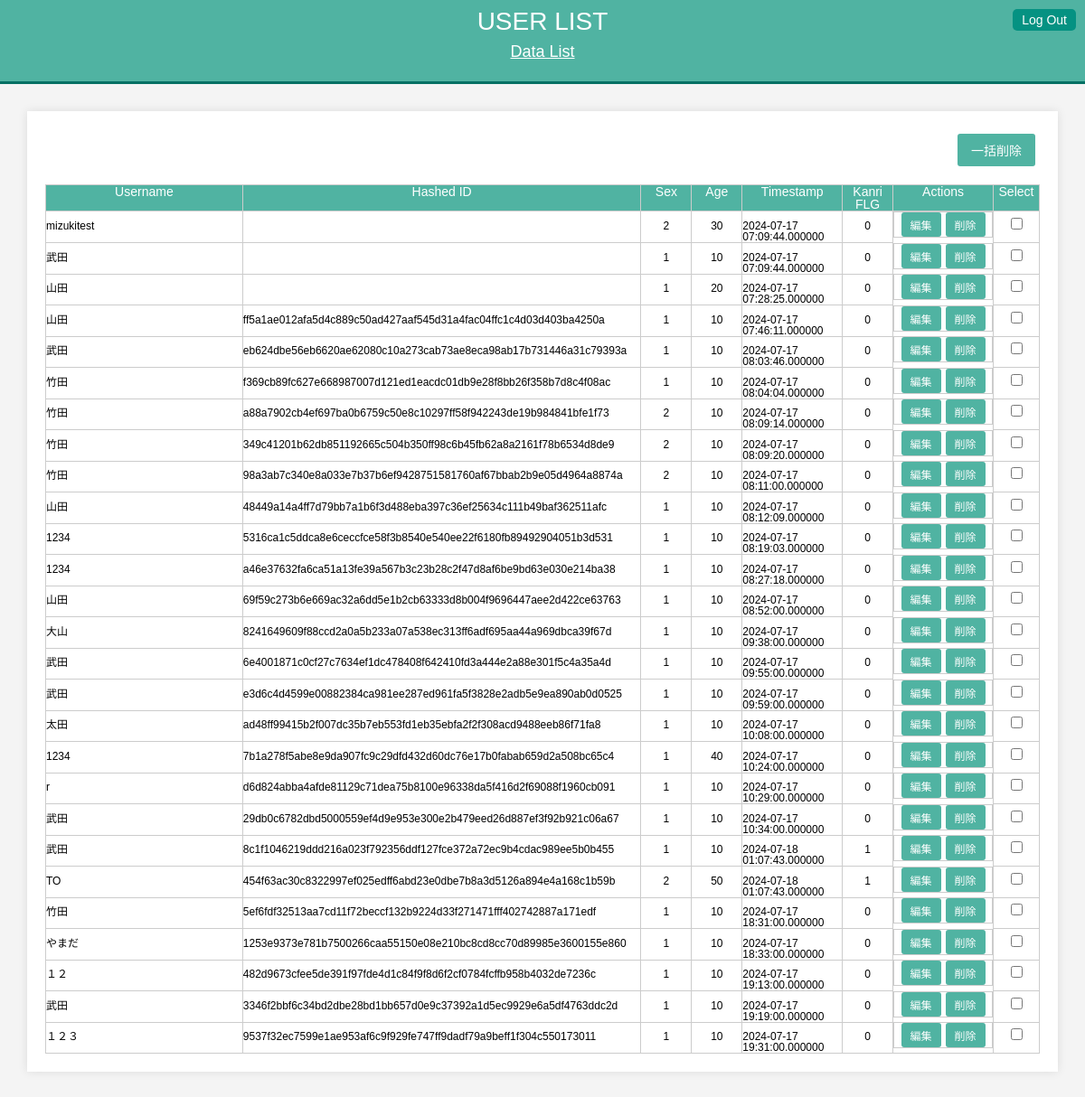
The page /admin_user.php on the database its author committed.
### tables this page shows
CREATE TABLE `users` (
  `id` int(11) NOT NULL,
  `username` varchar(100) NOT NULL,
  `hashed_id` varchar(64) NOT NULL,
  `password` varchar(255) NOT NULL,
  `sex` int(11) NOT NULL,
  `age` int(100) NOT NULL,
  `timestamp` timestamp(6) NOT NULL,
  `kanri_flg` int(6) NOT NULL
);

### admin_user.php (the view, shortened to what this page needs)
<?php
$servername = "sakura.ne.jp";
$username_db = "gs1";
$password_db = "--";
$dbname = "gs1_kadai_php01";
$conn = new mysqli($servername, $username_db, $password_db, $dbname);
$sql = "SELECT id, username, hashed_id, sex, age, timestamp, kanri_flg FROM users";
$result = $conn->query($sql);
?>
<!DOCTYPE html>
<html>
<head>
    <link rel="stylesheet" href="css/reset.css">
    <link rel="stylesheet" type="text/css" href="css/styles1.css">
</head>
<body>
    <header>
        <div class="container">
            <h1>User List</h1>
            <div class="subtitle">
                <a href="admin_user_data.php" class="admin-data-link">Data List</a>
            </div>
            <div class="link-container">
                <a href="logout.php" class="logout-button">Log Out</a>
            </div>
        </div>
    </header>
    <div class="container">
        <form method="post" action="">
            <div class="button-container">
                <button type="submit" name="delete_selected" class="delete-selected-button" onclick="return confirm('Are you sure you want to delete selected users?')">一括削除</button>
            </div>
            <table>
                <thead>
                    <tr>
                        <th>Username</th>
                        <th class="hashed-id-column">Hashed ID</th>
                        <th class="sex-column">Sex</th>
                        <th class="age-column">Age</th>
                        <th class="timestamp-column">Timestamp</th>
                        <th class="kanri-flg-column">Kanri FLG</th>
                        <th class="action-column">Actions</th>
                        <th class="select-column">Select</th>
                    </tr>
                </thead>
                <tbody>
                    <?php
                    if ($result->num_rows > 0) {
                        while ($row = $result->fetch_assoc()) {
                            echo "<tr>";
                            echo "<td class='username-column'>" . htmlspecialchars($row['username']) . "</td>";
                            echo "<td class='hashed-id-column'>" . htmlspecialchars($row['hashed_id']) . "</td>";
                            echo "<td class='sex-column'>" . htmlspecialchars($row['sex']) . "</td>";
                            echo "<td class='age-column'>" . htmlspecialchars($row['age']) . "</td>";
                            echo "<td class='timestamp-column'>" . htmlspecialchars($row['timestamp']) . "</td>";
                            echo "<td class='kanri-flg-column'>" . htmlspecialchars($row['kanri_flg']) . "</td>";
                            echo "<td class='button-group'>
                                    <button type='button' class='edit-button' data-id='" . $row['id'] . "' data-username='" . htmlspecialchars($row['username']) . "' data-hashed_id='" . htmlspecialchars($row['hashed_id']) . "' data-sex='" . htmlspecialchars($row['sex']) . "' data-age='" . htmlspecialchars($row['age']) . "' data-kanri_flg='" . htmlspecialchars($row['kanri_flg']) . "'>編集</button>
                                    <button type='submit' name='delete' value='" . $row['id'] . "' class='delete-button' onclick='return confirm(\"Are you sure?\")'>削除</button>
                                  </td>";
                            echo "<td class='select-column'><input type='checkbox' name='delete_ids[]' value='" . $row['id'] . "'></td>";
                            echo "</tr>";
                        }
                    } else {
                        echo "<tr><td colspan='8'>No users found</td></tr>";
                    }
                    ?>
                </tbody>
            </table>
        </form>
    </div>
</body>
</html>

### css/styles1.css (style rules this page uses)
body { font-family: Arial, sans-serif; background-color: #f4f4f4; margin: 0; padding: 0; }
.container { max-width: 1200px; margin: 0 auto; overflow: hidden; padding: 0 30px; }
header { background: #50b3a2; color: #ffffff; padding-top: 10px; padding-bottom: 10px; min-height: 70px; border-bottom: #067064 3px solid; position: relative; }
header h1 { text-align: center; text-transform: uppercase; margin: 20; font-size: 28px; }
header .subtitle { display: flex; justify-content: center; margin-top: 10px; }
.admin-data-link { font-size: 18px; text-decoration: underline; color: #ffffff; background: none; padding: 0; border: none; border-radius: 0; }
.link-container { position: absolute; top: 10px; right: 10px; }
.logout-button { background-color: #059282; color: #ffffff; padding: 5px 10px; text-decoration: none; border-radius: 5px; font-size: 14px; display: inline-block; border: none; cursor: pointer; text-align: center; }
form { background: #ffffff; padding: 20px; margin-top: 30px; box-shadow: 0 0 10px rgba(0, 0, 0, 0.1); max-width: 1200px; margin: 30px auto; }
.button-container { overflow: auto; text-align: right; }
.button-container input[type="submit"], .delete-selected-button { display: inline-block; width: auto; padding: 10px; background: #50b3a2; color: #ffffff; border: 0; cursor: pointer; font-size: 14px; padding: 8px 15px; margin: 5px; text-align: center; border-radius: 5px; }
table { width: 100%; border-collapse: collapse; margin-top: 10px; table-layout: fixed; }
table, th, td { border: 1px solid #ccc; }
th { background-color: #50b3a2; color: white; font-size: 14px; }
td { font-size: 12px; word-wrap: break-word; }
.hashed-id-column { width: 40%; }
.username-column, .timestamp-column { width: 10%; }
.kanri-flg-column, .sex-column, .age-column { width: 5%; text-align: center; }
.action-column { width: 10%; text-align: center; }
.select-column { width: 50px; text-align: center; }
.select-column input[type="checkbox"] { transform: scale(1.0); }
button.edit-button, button.delete-button, .delete-selected-button { padding: 5px 10px; background-color: #50b3a2; color: white; border: none; border-radius: 3px; cursor: pointer; font-size: 12px; }
.delete-selected-button { margin-bottom: 10px; background-color: #50b3a2; color: white; border: none; border-radius: 3px; cursor: pointer; padding: 8px 15px; text-align: center; float: right; font-size: 14px; }
.button-group { display: flex; justify-content: center; gap: 5px; }

### rows shown on the page
users: username "mizukitest", sex "2", age "30", timestamp "2024-07-17 07:09:44.000000", kanri_flg "0", $row['id'] 64 (drawn)
users: username "武田", sex "1", age "10", timestamp "2024-07-17 07:09:44.000000", kanri_flg "0", $row['id'] 65 (drawn)
users: username "山田", sex "1", age "20", timestamp "2024-07-17 07:28:25.000000", kanri_flg "0", $row['id'] 69 (drawn)
users: username "山田", hashed "ff5a1ae012afa5d4c889c50ad427aaf545d31a4fac04ffc1c4d03d403ba4250a", sex "1", age "10", timestamp "2024-07-17 07:46:11.000000", kanri_flg "0", $row['id'] 70 (drawn)
users: username "武田", hashed "eb624dbe56eb6620ae62080c10a273cab73ae8eca98ab17b731446a31c79393a", sex "1", age "10", timestamp "2024-07-17 08:03:46.000000", kanri_flg "0", $row['id'] 74 (drawn)
users: username "竹田", hashed "f369cb89fc627e668987007d121ed1eacdc01db9e28f8bb26f358b7d8c4f08ac", sex "1", age "10", timestamp "2024-07-17 08:04:04.000000", kanri_flg "0", $row['id'] 75 (drawn)
users: username "竹田", hashed "a88a7902cb4ef697ba0b6759c50e8c10297ff58f942243de19b984841bfe1f73", sex "2", age "10", timestamp "2024-07-17 08:09:14.000000", kanri_flg "0", $row['id'] 77 (drawn)
users: username "竹田", hashed "349c41201b62db851192665c504b350ff98c6b45fb62a8a2161f78b6534d8de9", sex "2", age "10", timestamp "2024-07-17 08:09:20.000000", kanri_flg "0", $row['id'] 78 (drawn)
users: username "竹田", hashed "98a3ab7c340e8a033e7b37b6ef9428751581760af67bbab2b9e05d4964a8874a", sex "2", age "10", timestamp "2024-07-17 08:11:00.000000", kanri_flg "0", $row['id'] 79 (drawn)
users: username "山田", hashed "48449a14a4ff7d79bb7a1b6f3d488eba397c36ef25634c111b49baf362511afc", sex "1", age "10", timestamp "2024-07-17 08:12:09.000000", kanri_flg "0", $row['id'] 80 (drawn)
users: username "1234", hashed "5316ca1c5ddca8e6ceccfce58f3b8540e540ee22f6180fb89492904051b3d531", sex "1", age "10", timestamp "2024-07-17 08:19:03.000000", kanri_flg "0", $row['id'] 81 (drawn)
users: username "1234", hashed "a46e37632fa6ca51a13fe39a567b3c23b28c2f47d8af6be9bd63e030e214ba38", sex "1", age "10", timestamp "2024-07-17 08:27:18.000000", kanri_flg "0", $row['id'] 82 (drawn)
users: username "山田", hashed "69f59c273b6e669ac32a6dd5e1b2cb63333d8b004f9696447aee2d422ce63763", sex "1", age "10", timestamp "2024-07-17 08:52:00.000000", kanri_flg "0", $row['id'] 90 (drawn)
users: username "大山", hashed "8241649609f88ccd2a0a5b233a07a538ec313ff6adf695aa44a969dbca39f67d", sex "1", age "10", timestamp "2024-07-17 09:38:00.000000", kanri_flg "0", $row['id'] 92 (drawn)
users: username "武田", hashed "6e4001871c0cf27c7634ef1dc478408f642410fd3a444e2a88e301f5c4a35a4d", sex "1", age "10", timestamp "2024-07-17 09:55:00.000000", kanri_flg "0", $row['id'] 93 (drawn)
users: username "武田", hashed "e3d6c4d4599e00882384ca981ee287ed961fa5f3828e2adb5e9ea890ab0d0525", sex "1", age "10", timestamp "2024-07-17 09:59:00.000000", kanri_flg "0", $row['id'] 94 (drawn)
users: username "太田", hashed "ad48ff99415b2f007dc35b7eb553fd1eb35ebfa2f2f308acd9488eeb86f71fa8", sex "1", age "10", timestamp "2024-07-17 10:08:00.000000", kanri_flg "0", $row['id'] 95 (drawn)
users: username "1234", hashed "7b1a278f5abe8e9da907fc9c29dfd432d60dc76e17b0fabab659d2a508bc65c4", sex "1", age "40", timestamp "2024-07-17 10:24:00.000000", kanri_flg "0", $row['id'] 96 (drawn)
users: username "r", hashed "d6d824abba4afde81129c71dea75b8100e96338da5f416d2f69088f1960cb091", sex "1", age "10", timestamp "2024-07-17 10:29:00.000000", kanri_flg "0", $row['id'] 97 (drawn)
users: username "武田", hashed "29db0c6782dbd5000559ef4d9e953e300e2b479eed26d887ef3f92b921c06a67", sex "1", age "10", timestamp "2024-07-17 10:34:00.000000", kanri_flg "0", $row['id'] 98 (drawn)
users: username "武田", hashed "8c1f1046219ddd216a023f792356ddf127fce372a72ec9b4cdac989ee5b0b455", sex "1", age "10", timestamp "2024-07-18 01:07:43.000000", kanri_flg "1", $row['id'] 99 (drawn)
users: username "TO", hashed "454f63ac30c8322997ef025edff6abd23e0dbe7b8a3d5126a894e4a168c1b59b", sex "2", age "50", timestamp "2024-07-18 01:07:43.000000", kanri_flg "1", $row['id'] 103 (drawn)
users: username "竹田", hashed "5ef6fdf32513aa7cd11f72beccf132b9224d33f271471fff402742887a171edf", sex "1", age "10", timestamp "2024-07-17 18:31:00.000000", kanri_flg "0", $row['id'] 104 (drawn)
users: username "やまだ", hashed "1253e9373e781b7500266caa55150e08e210bc8cd8cc70d89985e3600155e860", sex "1", age "10", timestamp "2024-07-17 18:33:00.000000", kanri_flg "0", $row['id'] 105 (drawn)
users: username "１２", hashed "482d9673cfee5de391f97fde4d1c84f9f8d6f2cf0784fcffb958b4032de7236c", sex "1", age "10", timestamp "2024-07-17 19:13:00.000000", kanri_flg "0", $row['id'] 106 (drawn)
users: username "武田", hashed "3346f2bbf6c34bd2dbe28bd1bb657d0e9c37392a1d5ec9929e6a5df4763ddc2d", sex "1", age "10", timestamp "2024-07-17 19:19:00.000000", kanri_flg "0", $row['id'] 107 (drawn)
users: username "１２３", hashed "9537f32ec7599e1ae953af6c9f929fe747ff9dadf79a9beff1f304c550173011", sex "1", age "10", timestamp "2024-07-17 19:31:00.000000", kanri_flg "0", $row['id'] 108 (drawn)
